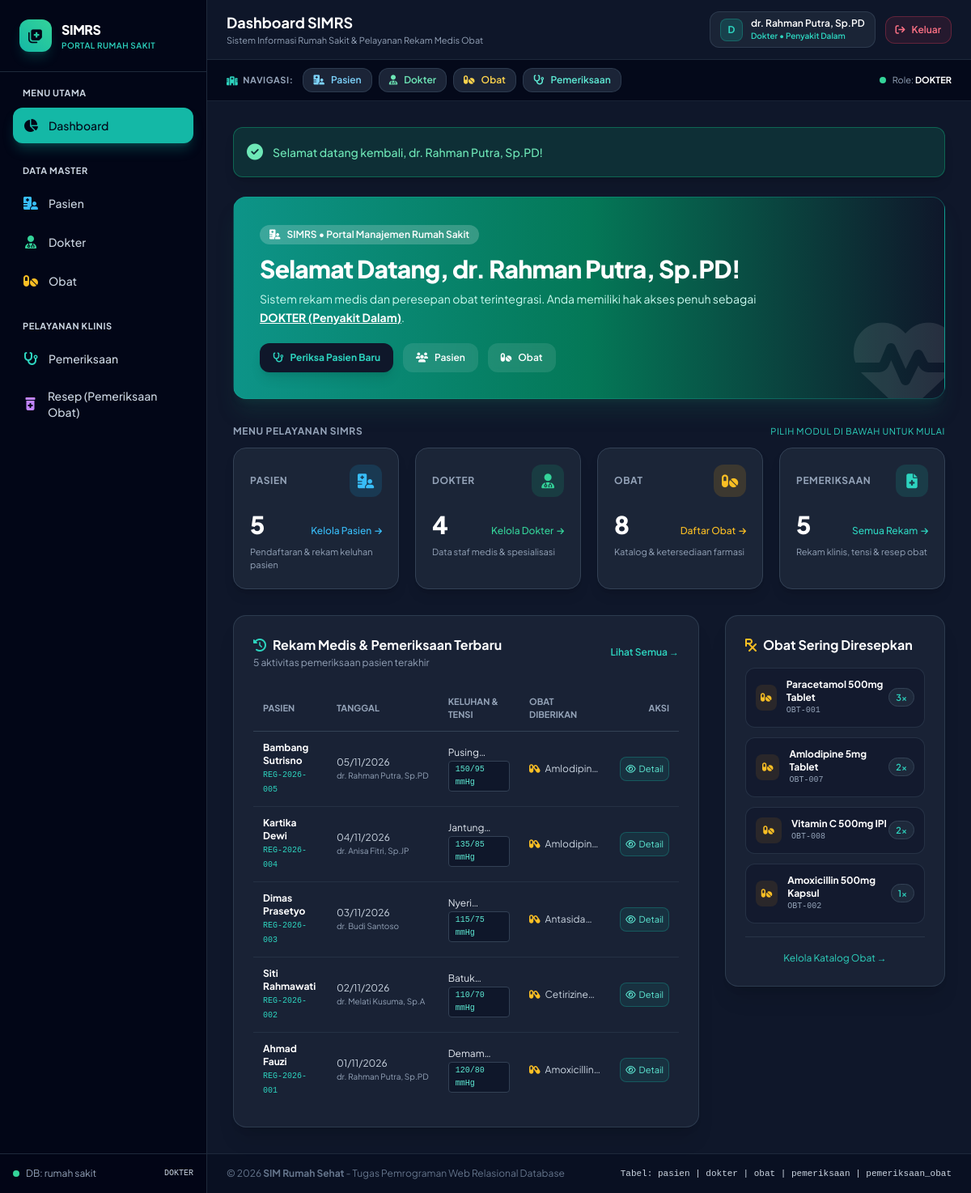
Page /tugas_obat/index.php (signed in) on the committed database.
### tables this page shows
CREATE TABLE `pemeriksaan` (
  `id` int(5) NOT NULL AUTO_INCREMENT,
  `id_pasien` int(5) NOT NULL,
  `id_dokter` int(5) NOT NULL,
  `tgl_periksa` date NOT NULL,
  `keluhan` varchar(255) NOT NULL,
  `tensi_darah` varchar(255) NOT NULL,
  PRIMARY KEY (`id`),
  KEY `id_pasien` (`id_pasien`),
  KEY `id_dokter` (`id_dokter`),
  CONSTRAINT `fk_pemeriksaan_pasien` FOREIGN KEY (`id_pasien`) REFERENCES `pasien` (`id`) ON DELETE CASCADE ON UPDATE CASCADE,
  CONSTRAINT `fk_pemeriksaan_dokter` FOREIGN KEY (`id_dokter`) REFERENCES `dokter` (`id`) ON DELETE CASCADE ON UPDATE CASCADE
);

CREATE TABLE `pasien` (
  `id` int(5) NOT NULL AUTO_INCREMENT,
  `no_registrasi` varchar(255) NOT NULL,
  `nama_pasien` varchar(255) NOT NULL,
  `alamat` varchar(255) NOT NULL,
  `tgl_lahir` date NOT NULL,
  `keluhan` varchar(255) NOT NULL DEFAULT '',
  `tensi_darah` varchar(255) NOT NULL DEFAULT '',
  PRIMARY KEY (`id`)
);

CREATE TABLE `dokter` (
  `id` int(5) NOT NULL AUTO_INCREMENT,
  `username` varchar(255) NOT NULL,
  `password` varchar(255) NOT NULL,
  `nama_dokter` varchar(255) NOT NULL,
  `alamat` varchar(255) NOT NULL,
  `tgl_lahir` date NOT NULL,
  `jenis` varchar(255) NOT NULL,
  `spesialis` varchar(255) NOT NULL,
  PRIMARY KEY (`id`),
  UNIQUE KEY `username` (`username`)
);

### tugas_obat/index.php (the view, shortened to what the rows shown need)
<?php
include __DIR__ . '/header.php';
$query_terbaru = "
    SELECT
        p.id,
        p.tgl_periksa,
        p.keluhan,
        p.tensi_darah,
        pas.nama_pasien,
        pas.no_registrasi,
        dok.nama_dokter,
        dok.spesialis,
        GROUP_CONCAT(o.nama_obat SEPARATOR ', ') AS daftar_obat,
        COUNT(po.id) AS jumlah_obat
    FROM pemeriksaan p
    JOIN pasien pas ON p.id_pasien = pas.id
    JOIN dokter dok ON p.id_dokter = dok.id
    LEFT JOIN pemeriksaan_obat po ON p.id = po.id_pemeriksaan
    LEFT JOIN obat o ON po.id_id_obat = o.id
    GROUP BY p.id
    ORDER BY p.tgl_periksa DESC, p.id DESC
    LIMIT 5
";
$res_terbaru = mysqli_query($koneksi, $query_terbaru);
$res_dokter_info = mysqli_query($koneksi, "SELECT nama_dokter, spesialis, jenis FROM dokter ORDER BY id ASC LIMIT 4");
?>
<div class="relative overflow-hidden rounded-2xl bg-gradient-to-r from-teal-600 via-emerald-700 to-slate-900 p-6 md:p-8 text-white shadow-xl shadow-teal-900/30 mb-8 border border-teal-500/30">
    <div class="relative z-10 max-w-2xl">
        <h2 class="text-2xl md:text-3xl font-extrabold tracking-tight">Selamat Datang, <?= htmlspecialchars($user['nama_user']) ?>!</h2>
    </div>
</div>
<?php if (is_pasien()): ?>
    <div class="grid grid-cols-1 md:grid-cols-2 gap-6">
        <div class="bg-slate-800/70 border border-slate-700/80 rounded-2xl p-6 shadow-xl">
            <div class="flex items-center justify-between mb-4">
                <h3 class="text-sm font-bold text-white flex items-center gap-2">
                    <i class="fa-solid fa-user-doctor text-emerald-400"></i>
                    <span>Daftar Tim Dokter yang Bertugas</span>
                </h3>
                <a href="dokter.php" class="text-xs text-emerald-400 hover:underline">Lihat Semua &rarr;</a>
            </div>
            <div class="space-y-3">
                <?php while ($d = mysqli_fetch_assoc($res_dokter_info)): ?>
                    <div class="flex items-center justify-between p-3 rounded-xl bg-slate-900/60 border border-slate-700/60 text-xs">
                        <div class="flex items-center gap-3">
                            <div class="w-8 h-8 rounded-lg bg-emerald-500/15 text-emerald-400 flex items-center justify-center font-bold">
                                <?= strtoupper(substr($d['nama_dokter'], 0, 1)) ?>
                            </div>
                            <div>
                                <div class="font-bold text-white"><?= htmlspecialchars($d['nama_dokter']) ?></div>
                                <div class="text-[11px] text-emerald-400"><?= htmlspecialchars($d['spesialis']) ?></div>
                            </div>
                        </div>
                        <span class="px-2.5 py-1 rounded-full bg-emerald-500/10 text-emerald-300 text-[10px] font-semibold">Tersedia</span>
                    </div>
                <?php endwhile; ?>
            </div>
        </div>
        <div class="bg-slate-800/70 border border-slate-700/80 rounded-2xl p-6 shadow-xl flex flex-col justify-between">
            <div>
                <h3 class="text-sm font-bold text-white flex items-center gap-2 mb-3">
                    <i class="fa-solid fa-circle-info text-sky-400"></i>
                    <span>Petunjuk Pendaftaran Pasien</span>
                </h3>
                <ol class="text-xs text-slate-300 space-y-3 list-decimal list-inside leading-relaxed">
                    <li>Buka menu <strong class="text-sky-300">Pasien</strong> pada bilah navigasi di atas.</li>
                    <li>Klik tombol <strong class="text-white bg-sky-600 px-2 py-0.5 rounded text-[11px]">+ Tambah Pasien Baru</strong>.</li>
                    <li>Isi formulir lengkap: <strong class="text-white">Nama Pasien, Keluhan, dan Tekanan / Tensi Darah</strong>.</li>
                    <li>Data Anda akan langsung tersimpan dan diteruskan ke meja dokter pemeriksa.</li>
                </ol>
            </div>
            <div class="mt-6 pt-4 border-t border-slate-700">
                <a href="pasien.php" class="w-full py-2.5 px-4 rounded-xl bg-sky-500 hover:bg-sky-600 text-slate-950 font-bold text-xs flex items-center justify-center gap-2 transition-all">
                    <i class="fa-solid fa-hospital-user"></i>
                    <span>Menuju Halaman Pendaftaran Pasien</span>
                </a>
            </div>
        </div>
    </div>
<?php else: ?>
    <div class="grid grid-cols-1 lg:grid-cols-3 gap-8">
        <div class="lg:col-span-2 bg-slate-800/70 border border-slate-700/80 rounded-2xl p-6 shadow-xl">
            <div class="overflow-x-auto">
                <table class="w-full text-left text-xs">
                    <thead>
                        <tr class="border-b border-slate-700 text-slate-400 uppercase text-[11px] font-semibold">
                            <th class="py-3 px-3">Pasien</th>
                            <th class="py-3 px-3">Tanggal</th>
                            <th class="py-3 px-3">Keluhan & Tensi</th>
                            <th class="py-3 px-3">Obat Diberikan</th>
                            <th class="py-3 px-3 text-right">Aksi</th>
                        </tr>
                    </thead>
                    <tbody class="divide-y divide-slate-700/50">
                        <?php if (mysqli_num_rows($res_terbaru) > 0): ?>
                            <?php while ($row = mysqli_fetch_assoc($res_terbaru)): ?>
                                <tr class="hover:bg-slate-750 transition-colors">
                                    <td class="py-3 px-3">
                                        <div class="font-bold text-white"><?= htmlspecialchars($row['nama_pasien']) ?></div>
                                        <span class="text-[10px] text-teal-400 font-mono"><?= htmlspecialchars($row['no_registrasi']) ?></span>
                                    </td>
                                    <td class="py-3 px-3 whitespace-nowrap text-slate-300">
                                        <?= date('d/m/Y', strtotime($row['tgl_periksa'])) ?>
                                        <div class="text-[10px] text-slate-400"><?= htmlspecialchars($row['nama_dokter']) ?></div>
                                    </td>
                                    <td class="py-3 px-3">
                                        <div class="text-slate-200 line-clamp-1"><?= htmlspecialchars($row['keluhan']) ?></div>
                                        <span class="inline-block mt-0.5 px-2 py-0.5 rounded bg-slate-900 border border-slate-700 text-[10px] font-mono text-teal-300">
                                            <?= htmlspecialchars($row['tensi_darah']) ?>
                                        </span>
                                    </td>
                                    <td class="py-3 px-3">
                                        <?php if (!empty($row['daftar_obat'])): ?>
                                            <div class="text-slate-300 line-clamp-1" title="<?= htmlspecialchars($row['daftar_obat']) ?>">
                                                <i class="fa-solid fa-capsules text-amber-400 mr-1"></i>
                                            </div>
                                        <?php else: ?>
                                            <span class="text-slate-500 italic">Tanpa obat</span>
                                        <?php endif; ?>
                                    </td>
                                    <td class="py-3 px-3 text-right whitespace-nowrap">
                                        <a href="pemeriksaan_detail.php?id=<?= $row['id'] ?>"
                                           class="p-1.5 rounded-lg bg-teal-500/10 hover:bg-teal-500/20 text-teal-300 border border-teal-500/30 text-[11px] inline-flex items-center gap-1">
                                            <i class="fa-regular fa-eye"></i>
                                            <span>Detail</span>
                                        </a>
                                    </td>
                                </tr>
                            <?php endwhile; ?>
                        <?php endif; ?>
                    </tbody>
                </table>
            </div>
        </div>
    </div>
<?php endif; ?>
<?php include __DIR__ . '/footer.php'; ?>

### rows in the picture
pemeriksaan: id_pasien.nama_pasien "Bambang Sutrisno", id_pasien.no_registrasi "REG-2026-005", tgl_periksa "05/11/2026", id_dokter.nama_dokter "dr. Rahman Putra, Sp.PD", tensi_darah "150/95 mmHg"
pemeriksaan: id_pasien.nama_pasien "Kartika Dewi", id_pasien.no_registrasi "REG-2026-004", tgl_periksa "04/11/2026", id_dokter.nama_dokter "dr. Anisa Fitri, Sp.JP", tensi_darah "135/85 mmHg"
pemeriksaan: id_pasien.nama_pasien "Dimas Prasetyo", id_pasien.no_registrasi "REG-2026-003", tgl_periksa "03/11/2026", id_dokter.nama_dokter "dr. Budi Santoso", tensi_darah "115/75 mmHg"
pemeriksaan: id_pasien.nama_pasien "Siti Rahmawati", id_pasien.no_registrasi "REG-2026-002", tgl_periksa "02/11/2026", id_dokter.nama_dokter "dr. Melati Kusuma, Sp.A", tensi_darah "110/70 mmHg"
pemeriksaan: id_pasien.nama_pasien "Ahmad Fauzi", id_pasien.no_registrasi "REG-2026-001", tgl_periksa "01/11/2026", id_dokter.nama_dokter "dr. Rahman Putra, Sp.PD", tensi_darah "120/80 mmHg"

### other values in the picture
$user['role'] "DOKTER"
$page_title "Dashboard SIMRS"
$page_subtitle "Sistem Informasi Rumah Sakit & Pelayanan Rekam Medis Obat"
substr($user['nama_user'], 0, 1) "D"
$user['nama_user'] "dr. Rahman Putra, Sp.PD"
$role_label "Dokter"
$user['spesialis'] "Penyakit Dalam"
$flash['message'] "Selamat datang kembali, dr. Rahman Putra, Sp.PD!"
$total_pasien "5"
$total_dokter "4"
$total_obat "8"
$total_periksa "5"
$ob['nama_obat'] "Paracetamol 500mg Tablet"
$ob['kode_obat'] "OBT-001"
$ob['total_diresepkan'] "3"
